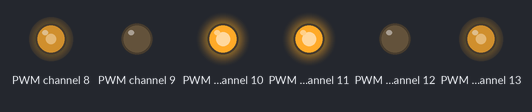
Recording of a program running on a simulated Raspberry Pi (BCM pin numbers). On the bench: output pins drawn as LEDs (lit = HIGH). Library files of the repository ran but are not shown: Adafruit_MotorHAT_Motors.py. At 4.0 s the program stops and its outputs stay as they are.

Above: at 0.1 s.
At 4.1 s:
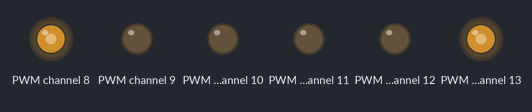
Timing chart, 0 to 5.5 s (numbered marks = the images above):
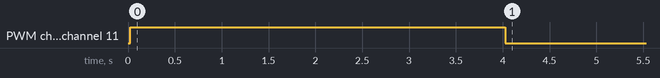

The program:

test.py
```python
import time
from Adafruit_MotorHAT_Motors import Adafruit_DCMotor, Adafruit_MotorHAT


mh = Adafruit_MotorHAT(addr=0x60)
mymotor1=mh.getMotor(2)
mymotor2=mh.getMotor(1)
mymotor1.setSpeed(150)
mymotor2.setSpeed(150)

#text="motor1 throttling"
mymotor1.run(1)
mymotor2.run(1)
#1.0 is maximum speed. Assign "-" before will reverse the rotatiom
time.sleep(4)
mymotor1.run(4)
mymotor2.run(4)
'''
kit.motor2.throttle = 1.0
time.sleep(5)
kit.motor2.throttle = 0
'''
```
